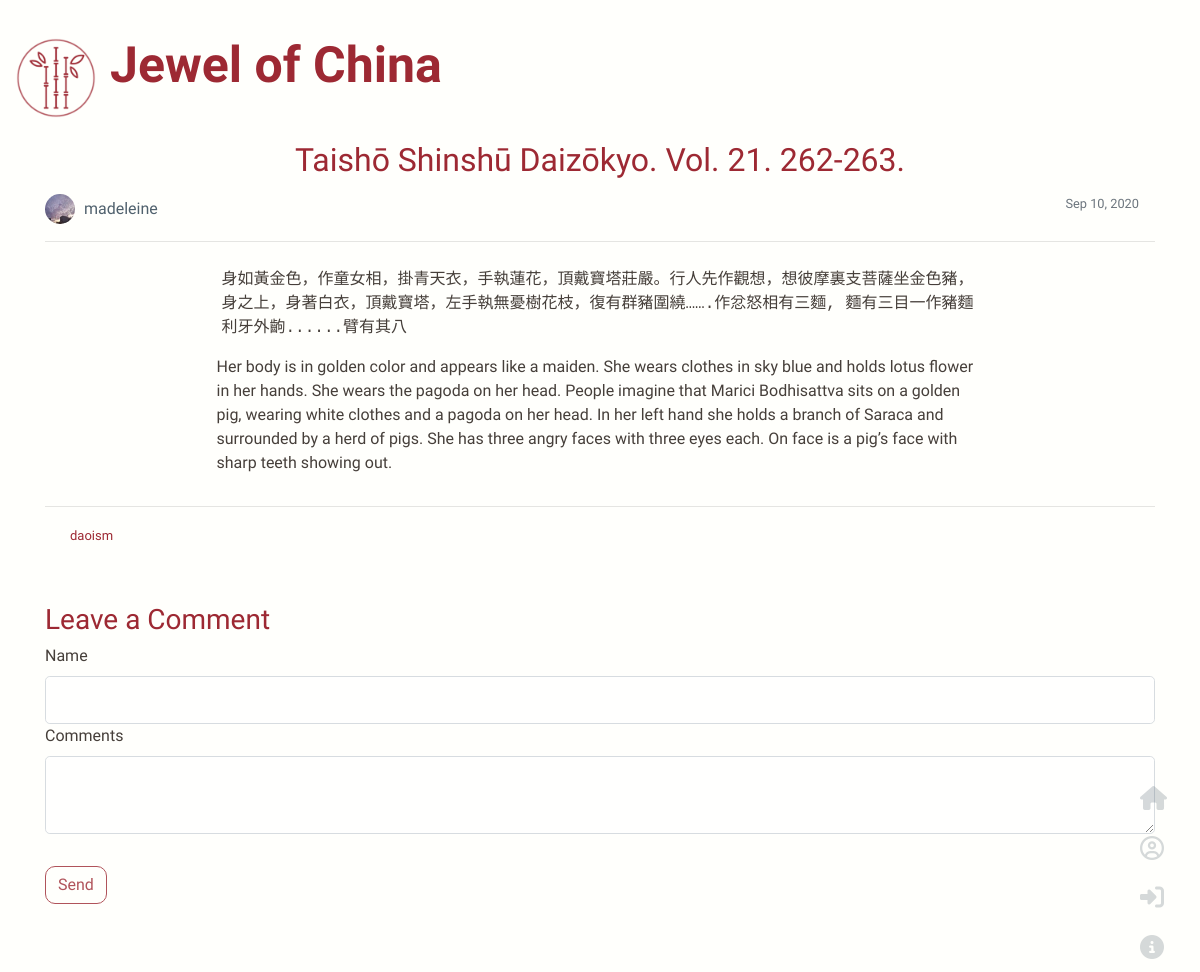
Before: /post/4 with the older database file.
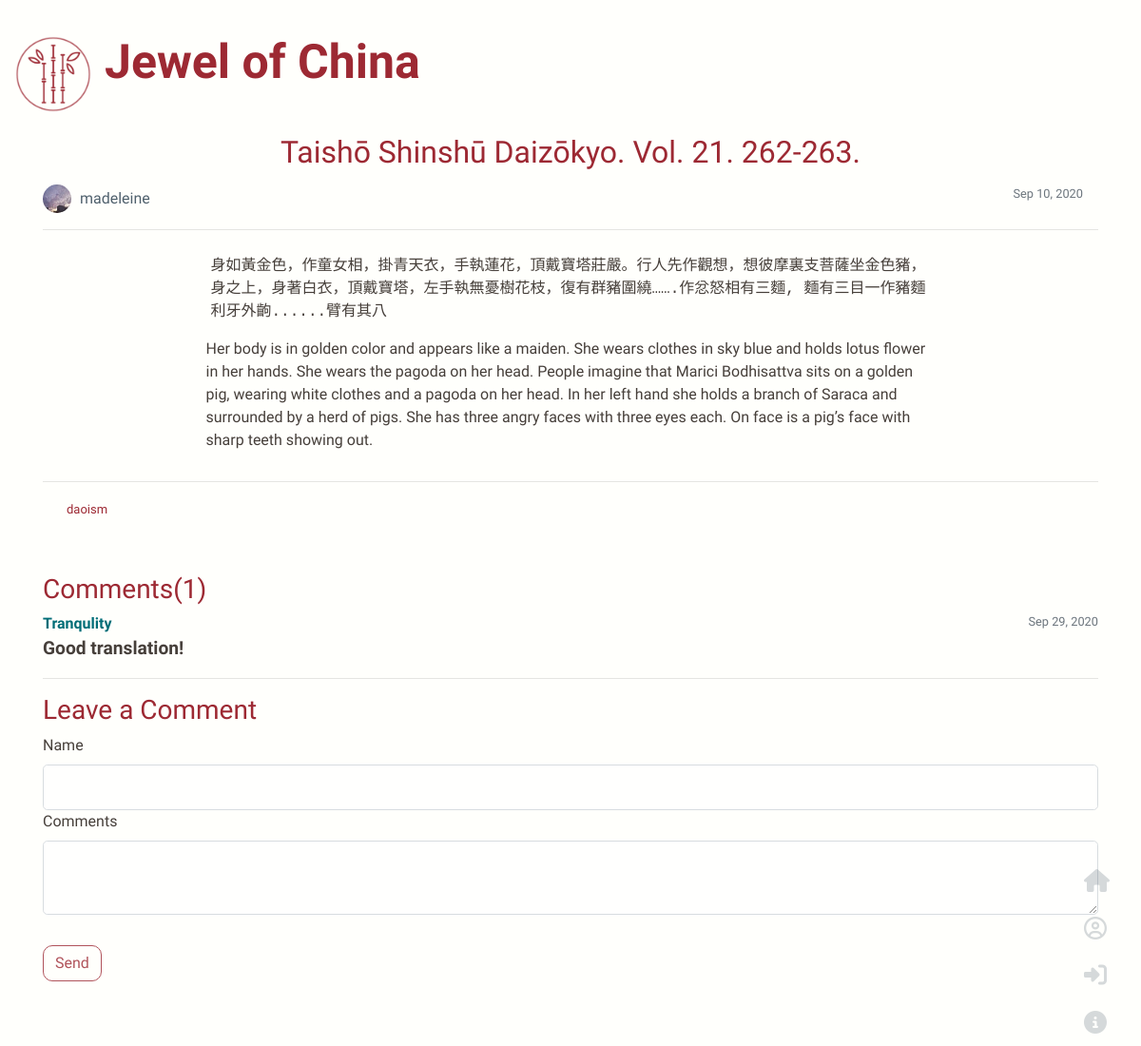
After: the same page with the newer database file.
### flaskwebsite/models.py (models this page shows, shortened)
class Post(db.Model):
    post_id = db.Column(db.Integer, primary_key=True)
    title = db.Column(db.String(100), nullable=False)
    date_posted = db.Column(db.DateTime, nullable=False, default=datetime.utcnow)
    chinese_content = db.Column(db.Text, nullable=False)
    content = db.Column(db.Text, nullable=False)
    user_id = db.Column(db.Integer, db.ForeignKey('user.id'), nullable=False)
    total_comments = db.Column(db.Integer, nullable=True)
    tags = db.relationship('Tag', secondary=tags, backref=db.backref('post_tags', lazy='dynamic'))
    comments = db.relationship('Comment', backref='comments', lazy=True)

class User(db.Model, UserMixin):
    id = db.Column(db.Integer, primary_key=True)
    username = db.Column(db.String(20), unique=True, nullable=False)
    email = db.Column(db.String(120), unique=True, nullable=False)
    image_file = db.Column(db.String(20), nullable=False, default='default.jpg')
    password = db.Column(db.String(60), nullable=False)
    posts = db.relationship('Post', backref='author', lazy=True)

class Tag(db.Model):
    tag_id = db.Column(db.Integer, primary_key=True)
    name = db.Column(db.String(20))

class Comment(db.Model):
    comment_id = db.Column(db.Integer, primary_key=True)
    name = db.Column(db.String(100),  nullable=False)
    date_commented = db.Column(db.DateTime, nullable=False, default=datetime.utcnow)
    comment = db.Column(db.String, nullable=False)
    post_id = db.Column(db.Integer, db.ForeignKey('post.post_id'), nullable=False)

### flaskwebsite/routes.py (the view, shortened to what this page needs)
@app.route('/post/<int:post_id>', methods=['GET', 'POST'])
def post(post_id):
    form = CommentForm()
    users = User.query.all()
    post = Post.query.get_or_404(post_id)
    comments = Comment.query.filter_by(post_id=post_id).order_by(Comment.date_commented.desc()).all()
    post.total_comments = len(comments)
    db.session.commit()
    return render_template('post.html', title=post.title, post=post, form=form, comments=comments, users=users)

### flaskwebsite/forms.py
class CommentForm(FlaskForm):
    name = StringField('Name', validators=[length(max=20)])
    comments = TextAreaField('Comments', validators=[length(min=2)])
    recap = RecaptchaField()
    submit2 = SubmitField('Send')

### flaskwebsite/templates/post.html (shortened to what this page needs)
{% extends "layout.html" %}
{% block content %}
    <div class="container">
    <article class="article mb-2">
        <div class="media-body">
            <div class="post-title article-center">{{ post.title }}</div>
            <div class="article-metadata">
                <img class="rounded-circle article-img" src="{{url_for('static', filename='profile_pics/' + post.author.image_file)}}">
                <a class="article-author" href="{{url_for('user_posts', username=post.author.username)}}">{{ post.author.username }}</a>
                <small class="text-muted time mr-3">
                {{ post.date_posted.strftime('%b %d, %Y')}}
                </small>
            <hr>
                <div class="chinese article-center">{{ post.chinese_content|safe }}</div>
                <div class="article-content article-center"><div>{{ post.content|safe}}</div></div>
            </div>
        </div>
        <hr>
            {% for tag in post.tags %}
                <a href="{{ url_for('search_tag', tag=tag.name)}}" class="col-sm-1 tag">
                {{ tag.name }}
                </a>
            {% endfor %}
    </article>
        <br>
    <br>
    {% if comments %}
        <h3 class="color1">Comments({{ comments | length }})</h3>
    {% endif %}
    {% for comment in comments %}
            <div class="comment-name"> {{ comment.name }}</div>
        <small class="text-muted time">{{ comment.date_commented.strftime('%b %d, %Y') }}</small>
        <div class="comment">{{ comment.comment|safe }}</div>
    <hr>
    {% endfor %}
    <h3 class="color1">Leave a Comment</h3>
    <form method="post" action="" class="mb-5">
        {% if not current_user.is_active %}
            {{ form.name.label(class="form-control-label") }}
            {{ form.name(class="form-control form-control-lg") }}
        {% else %}
            <img class="rounded-circle article-img" src="{{url_for('static',
                         filename='profile_pics/' + current_user.image_file)}}">
            {{ current_user.username }}<br><br>
        {% endif %}
            {{ form.comments.label(class="form-control-label") }}
            {{ form.comments(class="form-control form-control-lg") }}
            <br>
            {{ form.submit2(class="btn btn-section mt-2") }}
    </form>
    </div>
{% endblock %}

### flaskwebsite/templates/layout.html (shortened to what this page needs)
<!doctype html>
<html lang="en">
  <head>
      <link rel="stylesheet" href="https://stackpath.bootstrapcdn.com/bootstrap/4.4.1/css/bootstrap.min.css">
      <link rel="stylesheet" type="text/css" href="{{ url_for('static', filename='main.css') }}">
      <link rel="stylesheet" href="https://cdnjs.cloudflare.com/ajax/libs/font-awesome/4.7.0/css/font-awesome.min.css">
  </head>
  <body>
    <div class="navbar">
        <a class="header" href="{{ url_for('home') }}">
            <img class="image" src="/static/logo.png" alt="logo">
            <div class="page-header">Jewel of China</div>
        </a>
    </div>
    {% block content %}{% endblock %}
    <div class="sidenav">
      <div class="about">
          <a id="home" href="{{url_for('home')}}"><i class="fa fa-home" style="font-size:24px"></i></a>
            {% if current_user.is_authenticated %}
            <a class="nav-item nav-link" id="post" href="{{url_for('create_post')}}"><i class='far fa-edit' style='font-size:21px'></i></a>
            <a class="nav-item nav-link" id="account" href="{{url_for('account')}}"><i class='far fa-user-circle' style='font-size:22px'></i></a>
            <a class="nav-item nav-link" id="logout"  href="{{url_for('logout')}}"><i class='fas fa-user-alt-slash' style='font-size:20px'></i></a>
        {% else %}
            <a class="nav-item nav-link" id="register" href="{{url_for('register')}}"><i class='far fa-user-circle' style='font-size:24px'></i></a>
            <a class="nav-item nav-link" href="{{url_for('login')}}"><i class='fas fa-sign-in-alt' style='font-size:24px'></i></a>
        {% endif %}
            <a class="nav-item nav-link" data-toggle="modal" data-target="#about" href="#"><i class="fa fa-info-circle" style="font-size:24px"></i></a>
      </div>
    </div>
  </body>
</html>

### flaskwebsite/static/main.css (style rules this page uses)
:root { --bgcolor: #fffffc; --primary: #9d2933; --secendory: #50616d; --third: #463f3a; --english: "Nunito"; --title: "La Belle Aurore"; --sub-title: "Noto Sans"; }
body { background-color: var(--bgcolor); color: var(--third); background-image: url("https://www.transparenttextures.com/patterns/cream-dust.png"); font-family: var(--english), sans-serif; min-height: 100vh; padding-bottom: 20px; }
.image { max-width: 80px; height: auto; width: auto\9; }
@media screen and (min-width: 701px) { div.page-header { color: var(--primary); font-family: var(--title), sans-serif; padding: 20px 0 10px 10px; display: inline-block; font-size: 50px; font-weight: bolder; } }
.color1 { color:var(--primary); }
.sidenav { height: 100%; width: 100px; position: fixed; z-index: 1; top: 0; right: -20px; overflow-x: hidden; padding-top: 20px; opacity: 40%; }
.sidenav a { padding: 6px 8px 6px 16px; text-decoration: none; font-size: 25px; color: var(--secendory); display: block; opacity: 60%; }
.about { position: fixed; bottom: 0; right: 25px; }
.btn-section { color: var(--primary); border: 1px solid var(--primary); border-radius: 10px; opacity: 80%; }
.form-control { opacity: 80%; }
.chinese { font-family: KaiTi, monospace; padding: 5px; }
.article-center { margin: auto; width: 70%; padding: 10px; position: center; }
.article-author { color: var(--secendory); margin-right: 30px; padding-bottom: 50px; }
.article-metadata { padding-bottom: 10px; }
.post-title { color: var(--primary); font-size: xx-large; text-align: center; }
.article-content { padding: 5px; font-family: var(--english); }
.article-img { height: 30px; width: 30px; margin-right: 5px; margin-bottom: 1px; }
.tag { font-size: small; color: var(--primary); margin-right: 20px; margin-left: 10px; }
.time { float: right }
.comment-name { color: #006d77; font-weight: bold; display: inline-block; }
.comment { font-size: larger; }
img { width:100%; height:100%; }

Changed rows visible on the page:
added Comment: name "Tranqulity", date_commented "Sep 29, 2020", comment "Good translation!"
Other visible differences:
{{ comments | length }}: (not shown) → "1"
text now shown: "Comments( )"
